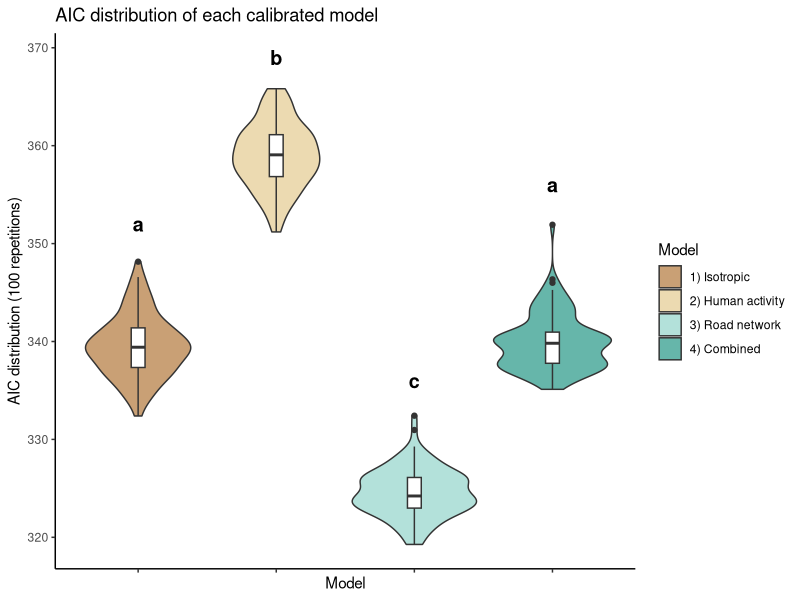

The R script that drew this image:
#!/usr/bin/env Rscript
# coding: utf-8

suppressWarnings(library("ggplot2"))
suppressWarnings(library("cowplot"))

### Load log-likelihood and AIC data ###
load_log_likelihood_and_AIC <- function()
{
  #---------------------------------------------------#
  # 1) Load the datasets                              #
  #---------------------------------------------------#
  isotropic_all       = read.table("2_cmaes_validation/1-isotropic_all.txt", sep=" ", h=T)
  human_activity_all  = read.table("2_cmaes_validation/2-human_activity_all.txt", sep=" ", h=T)
  road_network_all    = read.table("2_cmaes_validation/3-road_network_all.txt", sep=" ", h=T)
  combined_all        = read.table("2_cmaes_validation/4-combined_all.txt", sep=" ", h=T)
  isotropic_mean      = read.table("2_cmaes_validation/1-isotropic_mean.txt", sep=" ", h=T)
  human_activity_mean = read.table("2_cmaes_validation/2-human_activity_mean.txt", sep=" ", h=T)
  road_network_mean   = read.table("2_cmaes_validation/3-road_network_mean.txt", sep=" ", h=T)
  combined_mean       = read.table("2_cmaes_validation/4-combined_mean.txt", sep=" ", h=T)
  #---------------------------------------------------#
  # 2) Order mean log-likelihoods by increasing order #
  #---------------------------------------------------#
  isotropic_mean      = isotropic_mean[order(isotropic_mean$replay_mean),]
  human_activity_mean = human_activity_mean[order(human_activity_mean$replay_mean),]
  road_network_mean   = road_network_mean[order(road_network_mean$replay_mean),]
  combined_mean       = combined_mean[order(combined_mean$replay_mean),]
  #---------------------------------------------------#
  # 3) Get replayed log-likelihoods                   #
  #---------------------------------------------------#
  L1 = isotropic_all[isotropic_all$cmaes==isotropic_mean$cmaes[1],"replay"]
  L2 = human_activity_all[human_activity_all$cmaes== human_activity_mean$cmaes[1],"replay"]
  L3 = road_network_all[road_network_all$cmaes== road_network_mean$cmaes[1],"replay"]
  L4 = combined_all[combined_all$cmaes==combined_mean$cmaes[1],"replay"]
  #---------------------------------------------------#
  # 4) Compute AICs : 2*-log(L)+2*K                   #
  #---------------------------------------------------#
  isotropic_nb_params      = 5
  human_activity_nb_params = 5
  road_network_nb_params   = 9
  combined_nb_params       = 9
  AIC1                     = 2*L1+2*isotropic_nb_params
  AIC2                     = 2*L2+2*human_activity_nb_params
  AIC3                     = 2*L3+2*road_network_nb_params
  AIC4                     = 2*L4+2*combined_nb_params
  #---------------------------------------------------#
  # 5) Build the dataset                              #
  #---------------------------------------------------#
  models      = c(rep("1) Isotropic", length(L1)),
                  rep("2) Human activity", length(L2)),
                  rep("3) Road network", length(L3)),
                  rep("4) Combined", length(L4)))
  vector1     = c(L1, L2, L3, L4)
  vector2     = c(AIC1, AIC2, AIC3, AIC4)
  data        = as.data.frame(cbind(vector1,vector2))
  data$Model  = as.factor(models)
  names(data) = c("LogLikelihood", "AIC", "Model")
  return(data)
}

### Plot the AIC distributions ###
plot_AIC_distribution <- function( )
{
  data           = load_log_likelihood_and_AIC()
  my_comparisons = list(c("1) Isotropic", "2) Human activity"), c("1) Isotropic", "3) Road network"), c("1) Isotropic", "4) Combined"), c("2) Human activity", "3) Road network"), c("2) Human activity", "4) Combined"), c("3) Road network", "4) Combined"))
  ### AIC DISTRIBUTIONS ###
  p = ggplot(data, aes(x=Model, y=AIC)) +
    scale_fill_brewer(palette = "BrBG") +
    scale_color_brewer(palette = "BrBG") +
    geom_violin(aes(fill=Model), alpha=0.6) +
    geom_boxplot(width=0.1) +
    annotate(geom="text", x=unique(data$Model), y=c(352,369,336,356), label=c("a", "b", "c", "a"), fontface=2, size=5) +
    #stat_compare_means(comparisons=my_comparisons) +
    xlab("Model") +
    ylab("AIC distribution (100 repetitions)") +
    ggtitle("AIC distribution of each calibrated model") +
    theme_classic() +
    theme(axis.text.x=element_blank())
  #p2$layers[[2]]$aes_params$textsize = 1.5
  return(p)
}
  

##################
#      MAIN      #
##################

args    = commandArgs(trailingOnly = TRUE)
WORKDIR = args[1]
setwd(WORKDIR)

p = plot_AIC_distribution()
ggsave("figures/Figure3.pdf", p, width=7, height=5, units="in")

